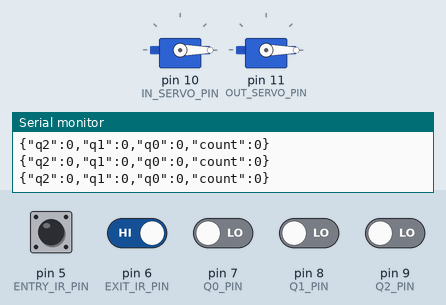
This sketch was run on a simulated Arduino Uno, built with avr-gcc and run on an emulated ATmega328P. On the bench: 2 × servo, the last lines printed to the serial monitor. The inputs (shaded band) are chosen by the test bench; at power-on: pin 5 (ENTRY_IR_PIN), pin 6 (EXIT_IR_PIN) HIGH, pin 7 (Q0_PIN), pin 8 (Q1_PIN), pin 9 (Q2_PIN) LOW. EEPROM starts erased.

Above: at 1.2 s.
1.3 s: pin 5 (ENTRY_IR_PIN) driven LOW
At 1.9 s:
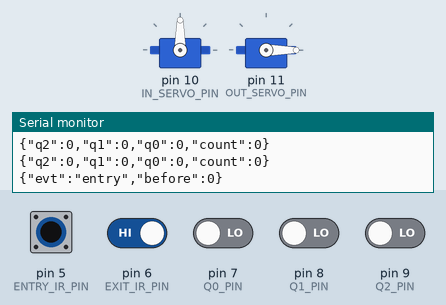
5.8 s: pin 5 (ENTRY_IR_PIN) pulsed HIGH 2 times (0.12 s each, 0.3 s apart)
At 8.8 s:
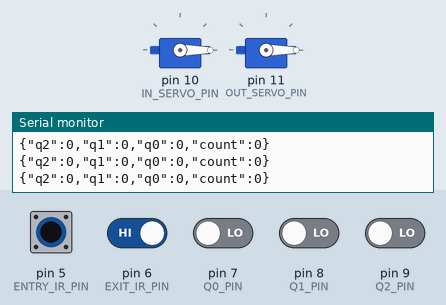
Timing chart, 0 to 10.3 s (numbered marks = the images above; inputs shaded):
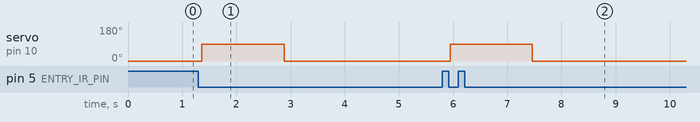

The sketch:

parking_counter_v2.ino
```cpp
#include <Servo.h>
#include <EEPROM.h>

// v2 = parking_counter_v1 plus two small changes, each marked "v2:".
//   1. Startup restore pulses the counter only until it shows the saved count.
//      v1 pulsed savedCount times on top of whatever the flip-flops already
//      held, and the Uno resets every time a program opens the USB port.
//   2. Extra JSON lines report startup, gate decisions and gate closing.
//      The periodic telemetry line is unchanged, so v1 tooling still works.
// Pins, timings, gate rules and the counter wiring are the same as v1.

// Sensor & Logic Read Pins
const int ENTRY_IR_PIN = 5;
const int EXIT_IR_PIN  = 6;
const int Q0_PIN       = 7;  // Reads 74LS74 Q0
const int Q1_PIN       = 8;  // Reads 74LS74 Q1
const int Q2_PIN       = 9;  // Reads 74LS74 Q2

// Clock & Dual Servo Output Pins
const int CLK_UP_PIN    = 2;
const int CLK_DN_PIN    = 3;
const int IN_SERVO_PIN  = 10;
const int OUT_SERVO_PIN = 11;

Servo inGateServo;
Servo outGateServo;

bool lastEntryState = HIGH;
bool lastExitState  = HIGH;

const int EEPROM_ADDR = 0; // Session storage byte address

// v2: read the three flip-flop outputs as one number (same formula as loop()).
int readCount() {
  int q0 = digitalRead(Q0_PIN);
  int q1 = digitalRead(Q1_PIN);
  int q2 = digitalRead(Q2_PIN);
  return (q2 << 2) | (q1 << 1) | q0;
}

// v2: one JSON line per gate decision, e.g. {"evt":"entry","before":2}.
// "before" is the count read at the top of the loop pass that handled it.
void reportEvent(const char *name, int before) {
  Serial.print("{\"evt\":\"");
  Serial.print(name);
  Serial.print("\",\"before\":");
  Serial.print(before);
  Serial.println("}");
}

void setup() {
  Serial.begin(9600);

  pinMode(ENTRY_IR_PIN, INPUT);
  pinMode(EXIT_IR_PIN, INPUT);
  pinMode(Q0_PIN, INPUT);
  pinMode(Q1_PIN, INPUT);
  pinMode(Q2_PIN, INPUT);

  pinMode(CLK_UP_PIN, OUTPUT);
  pinMode(CLK_DN_PIN, OUTPUT);
  digitalWrite(CLK_UP_PIN, LOW);
  digitalWrite(CLK_DN_PIN, LOW);

  inGateServo.attach(IN_SERVO_PIN);
  outGateServo.attach(OUT_SERVO_PIN);

  // Set initial barrier gate positions (0 degrees = Closed)
  inGateServo.write(0);
  outGateServo.write(0);

  // Restore previous session hardware count into 74LS74 ICs
  int savedCount = EEPROM.read(EEPROM_ADDR);
  if (savedCount > 5 || savedCount < 0) {
    savedCount = 0;
    EEPROM.write(EEPROM_ADDR, 0);
  }

  // v2: pulse only until the flip-flops show the saved count. After a USB
  // reset the breadboard stays powered, so usually no pulse is needed. A
  // working 3-bit counter reaches any value in at most 7 pulses.
  int startCount = readCount();
  int pulses = 0;
  while (readCount() != savedCount && pulses < 8) {
    digitalWrite(CLK_UP_PIN, HIGH);
    delay(15);
    digitalWrite(CLK_UP_PIN, LOW);
    delay(15);
    pulses++;
  }

  // v2: announce the firmware and the restore result.
  Serial.print("{\"boot\":\"ldm-parking\",\"ver\":2,\"cap\":5,\"saved\":");
  Serial.print(savedCount);
  Serial.print(",\"start\":");
  Serial.print(startCount);
  Serial.print(",\"pulses\":");
  Serial.print(pulses);
  Serial.print(",\"restored\":");
  Serial.print(readCount() == savedCount ? "true" : "false");
  Serial.println("}");
}

void loop() {
  bool entryState = digitalRead(ENTRY_IR_PIN);
  bool exitState  = digitalRead(EXIT_IR_PIN);

  // 1. Read binary bits directly from physical 74LS74 output pins
  int q0 = digitalRead(Q0_PIN);
  int q1 = digitalRead(Q1_PIN);
  int q2 = digitalRead(Q2_PIN);
  int count = (q2 << 2) | (q1 << 1) | q0;

  // 2. Save state to non-volatile EEPROM whenever count changes
  int lastSaved = EEPROM.read(EEPROM_ADDR);
  if (count != lastSaved) {
    EEPROM.write(EEPROM_ADDR, count);
  }

  // 3. Entry Barrier Handling (In-Gate Servo)
  if (lastEntryState == HIGH && entryState == LOW) {
    if (count < 5) {
      inGateServo.write(90);  // Open Entry Gate
      digitalWrite(CLK_UP_PIN, HIGH);
      delay(15);
      digitalWrite(CLK_UP_PIN, LOW);
      reportEvent("entry", count);         // v2
      delay(1500);            // Allow vehicle to enter
      inGateServo.write(0);   // Close Entry Gate
      reportEvent("entry_closed", count);  // v2
    } else {
      reportEvent("entry_denied", count);  // v2
    }
    delay(250); // Debounce
  }
  lastEntryState = entryState;

  // 4. Exit Barrier Handling (Out-Gate Servo)
  if (lastExitState == HIGH && exitState == LOW) {
    if (count > 0) {
      outGateServo.write(90); // Open Exit Gate
      digitalWrite(CLK_DN_PIN, HIGH);
      delay(15);
      digitalWrite(CLK_DN_PIN, LOW);
      reportEvent("exit", count);          // v2
      delay(1500);            // Allow vehicle to exit
      outGateServo.write(0);  // Close Exit Gate
      reportEvent("exit_closed", count);   // v2
    } else {
      reportEvent("exit_denied", count);   // v2
    }
    delay(250); // Debounce
  }
  lastExitState = exitState;

  // 5. Stream JSON payload to Laptop Dashboard over USB Serial
  Serial.print("{\"q2\":");
  Serial.print(q2);
  Serial.print(",\"q1\":");
  Serial.print(q1);
  Serial.print(",\"q0\":");
  Serial.print(q0);
  Serial.print(",\"count\":");
  Serial.print(count);
  Serial.println("}");

  delay(100);
}
```

Measured:
- after the input at 1.3 s, servo on pin 10 (IN_SERVO_PIN): 0° → 90° after 0.07 s, → 0° 1.5 s later
- after the input at 5.8 s, servo on pin 10 (IN_SERVO_PIN): 0° → 90° after 0.15 s, → 0° 1.5 s later
